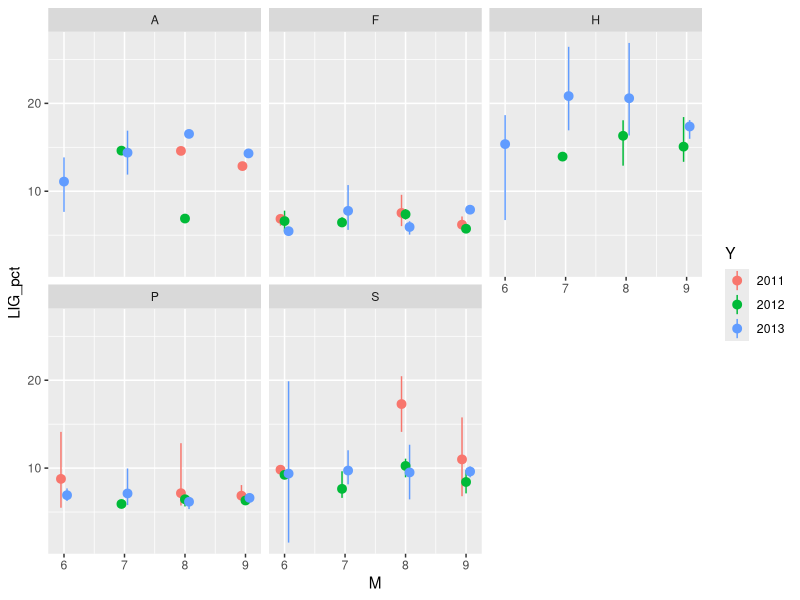
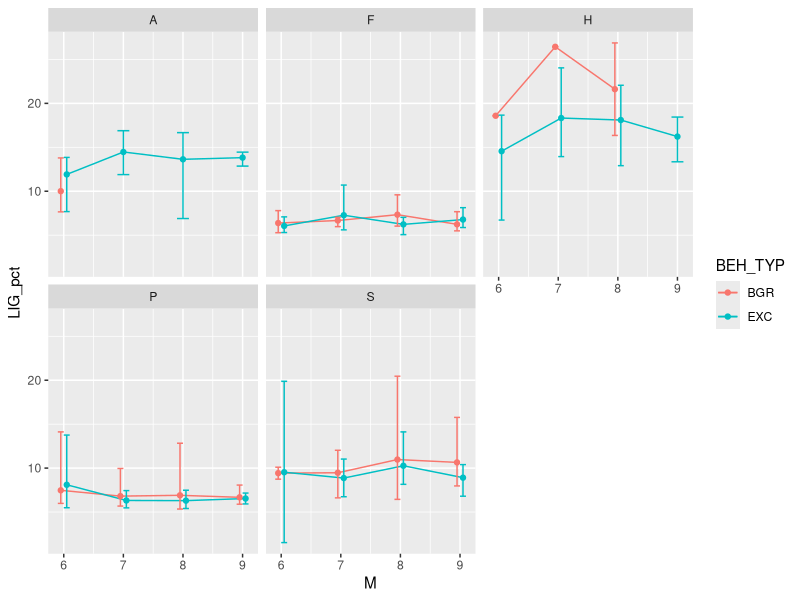
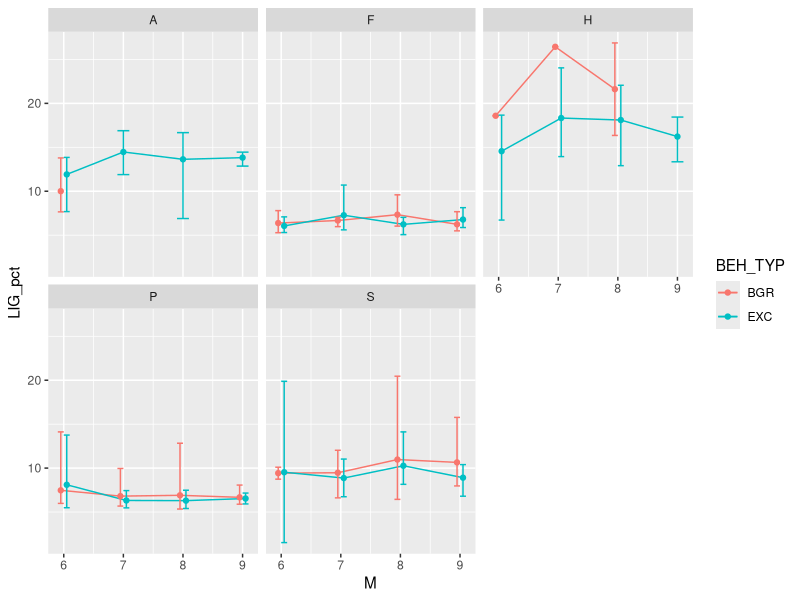
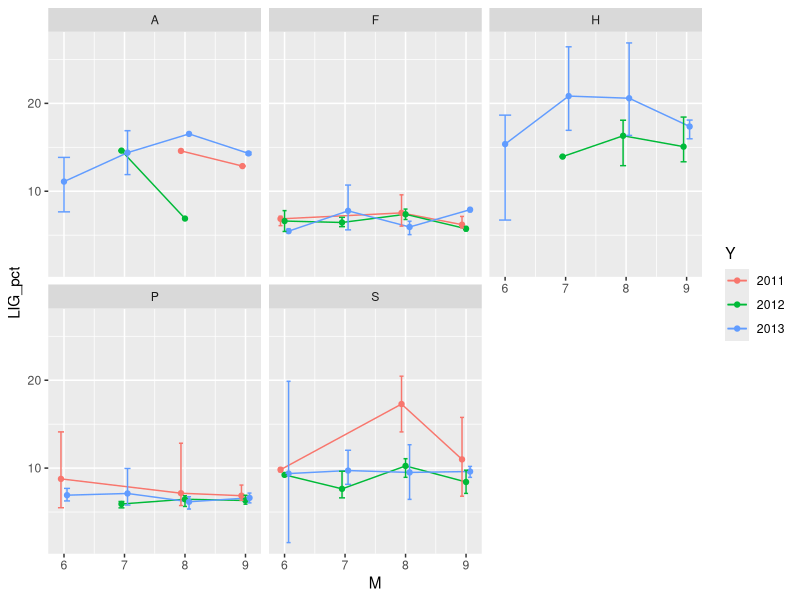
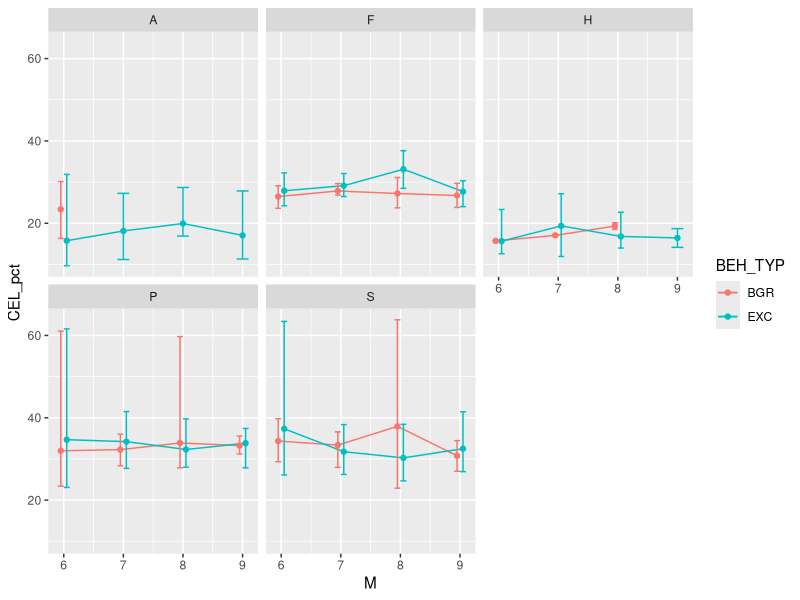
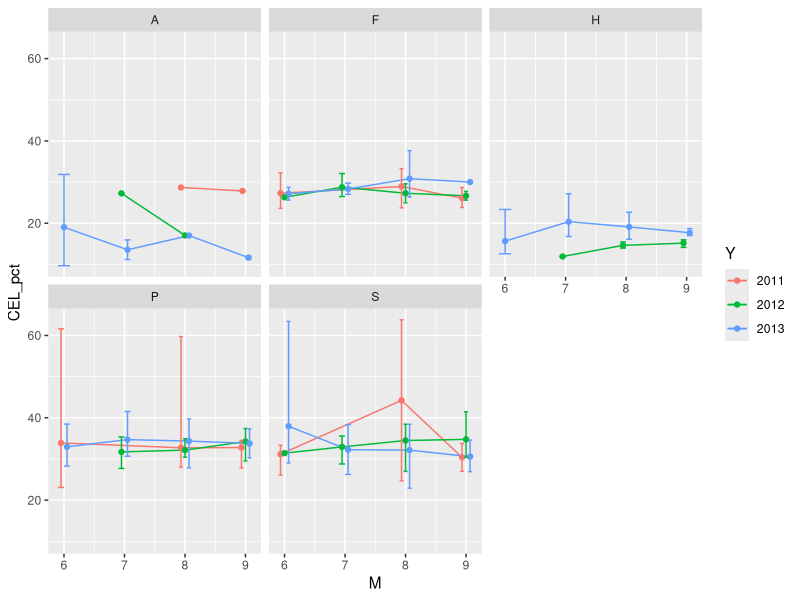
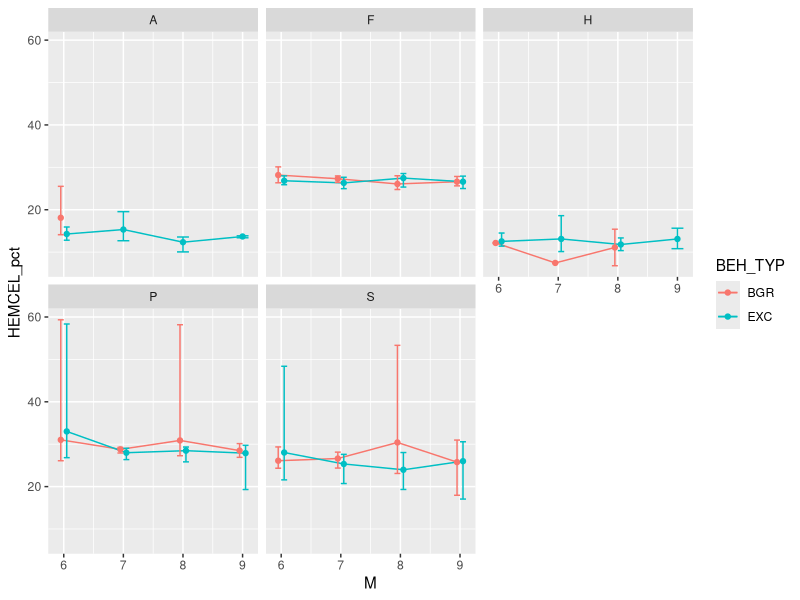
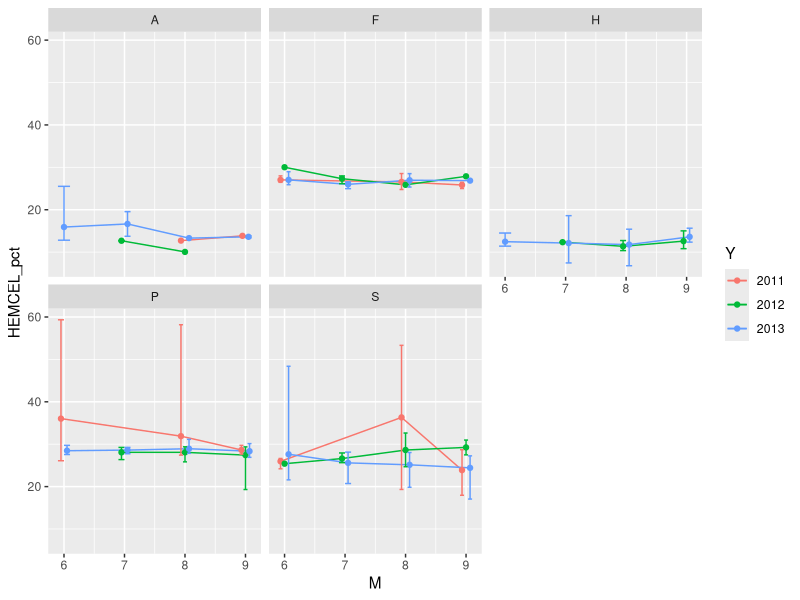

R code for these plots, in order:
library(tidyverse)

# path aangepast
VEGCOM.KH <- read.csv2("Data/Afgeleide datasets/VEGCOM.KH.csv",
                       stringsAsFactors = FALSE)

str(VEGCOM.KH)

# je kan de figuren ook rechtstreeks maken vanaf de ruwe data

  VEGCOM.KH$Y <- as.factor(VEGCOM.KH$Y)

VEGCOM.KH %>%
  ggplot(aes(x = M, y = LIG_pct, color = Y)) +
  stat_summary(fun.y = "mean", fun.ymax = "max", fun.ymin = "min", na.rm = TRUE,
               position=position_dodge(0.2)) +
  facet_wrap (~ VEG_TYP)

# of exact hetzelfde via
VEGCOM.KH %>%
  ggplot(aes(x = M, y = LIG_pct, color = BEH_TYP)) +
  stat_summary(fun.y = "mean", na.rm = TRUE,
               position=position_dodge(0.2),
               geom = "line") +
  stat_summary(fun.y = "mean", na.rm = TRUE,
               position=position_dodge(0.2),
               geom = "point") +
  stat_summary(fun.ymax = "max", fun.ymin = "min", na.rm = TRUE,
               position=position_dodge(0.2),
               geom = "errorbar", width = 0.2) +
  facet_wrap (~ VEG_TYP)



#door na.rm = TRUE toe te voegen gooi je ontbrekende waarden weg
#controle: print(GEM_M_BEH_VEG_TYP)


##GEM_LIG_pct
VEGCOM.KH %>%
  ggplot(aes(x = M, y = LIG_pct, color = BEH_TYP)) +
  stat_summary(fun.y = "mean", na.rm = TRUE,
               position=position_dodge(0.2),
               geom = "line") +
  stat_summary(fun.y = "mean", na.rm = TRUE,
               position=position_dodge(0.2),
               geom = "point") +
  stat_summary(fun.ymax = "max", fun.ymin = "min", na.rm = TRUE,
               position=position_dodge(0.2),
               geom = "errorbar", width = 0.2) +
  facet_wrap (~ VEG_TYP)
filename = paste("Gemiddeld percentage lignine per maand vs beheertype", ".tiff", sep = '')
ggsave(file = filename,
       path = "Output/Plots_per_maand/",
       width = 7.5, height = 5.5, dpi = 300)

VEGCOM.KH %>%
  ggplot(aes(x = M, y = LIG_pct, color = Y)) +
  stat_summary(fun.y = "mean", na.rm = TRUE,
               position=position_dodge(0.2),
               geom = "line") +
  stat_summary(fun.y = "mean", na.rm = TRUE,
               position=position_dodge(0.2),
               geom = "point") +
  stat_summary(fun.ymax = "max", fun.ymin = "min", na.rm = TRUE,
               position=position_dodge(0.2),
               geom = "errorbar", width = 0.2) +
  facet_wrap (~ VEG_TYP)
filename = paste("Gemiddeld percentage lignine per maand vs jaar", ".tiff", sep = '')
ggsave(file = filename,
       path = "Output/Plots_per_maand/",
       width = 7.5, height = 5.5, dpi = 300)

##GEM_CEL_pct
VEGCOM.KH %>%
  ggplot(aes(x = M, y = CEL_pct, color = BEH_TYP)) +
  stat_summary(fun.y = "mean", na.rm = TRUE,
               position=position_dodge(0.2),
               geom = "line") +
  stat_summary(fun.y = "mean", na.rm = TRUE,
               position=position_dodge(0.2),
               geom = "point") +
  stat_summary(fun.ymax = "max", fun.ymin = "min", na.rm = TRUE,
               position=position_dodge(0.2),
               geom = "errorbar", width = 0.2) +
  facet_wrap (~ VEG_TYP)
filename = paste("Gemiddeld percentage cellulose per maand vs. beheertype", ".tiff", sep = '')
ggsave(file = filename,
       path = "Output/Plots_per_maand/",
       width = 7.5, height = 5.5, dpi = 300)

VEGCOM.KH %>%
  ggplot(aes(x = M, y = CEL_pct, color = Y)) +
  stat_summary(fun.y = "mean", na.rm = TRUE,
               position=position_dodge(0.2),
               geom = "line") +
  stat_summary(fun.y = "mean", na.rm = TRUE,
               position=position_dodge(0.2),
               geom = "point") +
  stat_summary(fun.ymax = "max", fun.ymin = "min", na.rm = TRUE,
               position=position_dodge(0.2),
               geom = "errorbar", width = 0.2) +
  facet_wrap (~ VEG_TYP)
filename = paste("Gemiddeld percentage cellulose per maand vs. jaar", ".tiff", sep = '')
ggsave(file = filename,
       path = "Output/Plots_per_maand/",
       width = 7.5, height = 5.5, dpi = 300)

##GEM_HEMCEL_pct
VEGCOM.KH %>%
  ggplot(aes(x = M, y = HEMCEL_pct, color = BEH_TYP)) +
  stat_summary(fun.y = "mean", na.rm = TRUE,
               position=position_dodge(0.2),
               geom = "line") +
  stat_summary(fun.y = "mean", na.rm = TRUE,
               position=position_dodge(0.2),
               geom = "point") +
  stat_summary(fun.ymax = "max", fun.ymin = "min", na.rm = TRUE,
               position=position_dodge(0.2),
               geom = "errorbar", width = 0.2) +
  facet_wrap (~ VEG_TYP)
filename = paste("Gemiddeld percentage hemicellulose per maand vs. beheertype", ".tiff", sep = '')
ggsave(file = filename,
       path = "Output/Plots_per_maand/",
       width = 7.5, height = 5.5, dpi = 300)

VEGCOM.KH %>%
  ggplot(aes(x = M, y = HEMCEL_pct, color = Y)) +
  stat_summary(fun.y = "mean", na.rm = TRUE,
               position=position_dodge(0.2),
               geom = "line") +
  stat_summary(fun.y = "mean", na.rm = TRUE,
               position=position_dodge(0.2),
               geom = "point") +
  stat_summary(fun.ymax = "max", fun.ymin = "min", na.rm = TRUE,
               position=position_dodge(0.2),
               geom = "errorbar", width = 0.2) +
  facet_wrap (~ VEG_TYP)
filename = paste("Gemiddeld percentage hemicellulose per maand vs. jaar", ".tiff", sep = '')
ggsave(file = filename,
       path = "Output/Plots_per_maand/",
       width = 7.5, height = 5.5, dpi = 300)

##GEM_N_DS_pct
VEGCOM.KH %>%
  ggplot(aes(x = M, y = N_DS_pct, color = BEH_TYP)) +
  stat_summary(fun.y = "mean", na.rm = TRUE,
               position=position_dodge(0.2),
               geom = "line") +
  stat_summary(fun.y = "mean", na.rm = TRUE,
               position=position_dodge(0.2),
               geom = "point") +
  stat_summary(fun.ymax = "max", fun.ymin = "min", na.rm = TRUE,
               position=position_dodge(0.2),
               geom = "errorbar", width = 0.2) +
  facet_wrap (~ VEG_TYP)
filename = paste("Gemiddeld percentage stikstof per maand vs. beheertype", ".tiff", sep = '')
ggsave(file = filename,
       path = "Output/Plots_per_maand/",
       width = 7.5, height = 5.5, dpi = 300)

VEGCOM.KH %>%
  ggplot(aes(x = M, y = N_DS_pct, color = Y)) +
  stat_summary(fun.y = "mean", na.rm = TRUE,
               position=position_dodge(0.2),
               geom = "line") +
  stat_summary(fun.y = "mean", na.rm = TRUE,
               position=position_dodge(0.2),
               geom = "point") +
  stat_summary(fun.ymax = "max", fun.ymin = "min", na.rm = TRUE,
               position=position_dodge(0.2),
               geom = "errorbar", width = 0.2) +
  facet_wrap (~ VEG_TYP)
filename = paste("Gemiddeld percentage stikstof per maand vs. jaar", ".tiff", sep = '')
ggsave(file = filename,
       path = "Output/Plots_per_maand/",
       width = 7.5, height = 5.5, dpi = 300)

##GEM_RE_NIR_DS_pct
VEGCOM.KH %>%
  ggplot(aes(x = M, y = RE_NIR_DS_pct, color = BEH_TYP)) +
  stat_summary(fun.y = "mean", na.rm = TRUE,
               position=position_dodge(0.2),
               geom = "line") +
  stat_summary(fun.y = "mean", na.rm = TRUE,
               position=position_dodge(0.2),
               geom = "point") +
  stat_summary(fun.ymax = "max", fun.ymin = "min", na.rm = TRUE,
               position=position_dodge(0.2),
               geom = "errorbar", width = 0.2) +
  facet_wrap (~ VEG_TYP)
filename = paste("Gemiddeld percentage ruw eiwit (NIR methode) per maand vs. beheertype", ".tiff", sep = '')
ggsave(file = filename,
       path = "Output/Plots_per_maand/",
       width = 7.5, height = 5.5, dpi = 300)

VEGCOM.KH %>%
  ggplot(aes(x = M, y = RE_NIR_DS_pct, color = Y)) +
  stat_summary(fun.y = "mean", na.rm = TRUE,
               position=position_dodge(0.2),
               geom = "line") +
  stat_summary(fun.y = "mean", na.rm = TRUE,
               position=position_dodge(0.2),
               geom = "point") +
  stat_summary(fun.ymax = "max", fun.ymin = "min", na.rm = TRUE,
               position=position_dodge(0.2),
               geom = "errorbar", width = 0.2) +
  facet_wrap (~ VEG_TYP)
filename = paste("Gemiddeld percentage ruw eiwit (NIR methode) per maand vs. jaar", ".tiff", sep = '')
ggsave(file = filename,
       path = "Output/Plots_per_maand/",
       width = 7.5, height = 5.5, dpi = 300)

##GEM_RE_NATCHEM_DS_pct
VEGCOM.KH %>%
  ggplot(aes(x = M, y = RE_NATCHEM_DS_pct, color = BEH_TYP)) +
  stat_summary(fun.y = "mean", na.rm = TRUE,
               position=position_dodge(0.2),
               geom = "line") +
  stat_summary(fun.y = "mean", na.rm = TRUE,
               position=position_dodge(0.2),
               geom = "point") +
  stat_summary(fun.ymax = "max", fun.ymin = "min", na.rm = TRUE,
               position=position_dodge(0.2),
               geom = "errorbar", width = 0.2) +
  facet_wrap (~ VEG_TYP)
filename = paste("Gemiddeld percentage ruw eiwit (natchemische methode) per maand vs. beheertype", ".tiff", sep = '')
ggsave(file = filename,
       path = "Output/Plots_per_maand/",
       width = 7.5, height = 5.5, dpi = 300)

VEGCOM.KH %>%
  ggplot(aes(x = M, y = RE_NATCHEM_DS_pct, color = Y)) +
  stat_summary(fun.y = "mean", na.rm = TRUE,
               position=position_dodge(0.2),
               geom = "line") +
  stat_summary(fun.y = "mean", na.rm = TRUE,
               position=position_dodge(0.2),
               geom = "point") +
  stat_summary(fun.ymax = "max", fun.ymin = "min", na.rm = TRUE,
               position=position_dodge(0.2),
               geom = "errorbar", width = 0.2) +
  facet_wrap (~ VEG_TYP)
filename = paste("Gemiddeld percentage ruw eiwit (natchemische methode) per maand vs. jaar", ".tiff", sep = '')
ggsave(file = filename,
       path = "Output/Plots_per_maand/",
       width = 7.5, height = 5.5, dpi = 300)

#################################################################################
### Zwaar ondiep verbrand in 2011 of niet"
##GEM_LIG_pct
VEGCOM.KH %>%
  ggplot(aes(x = M, y = LIG_pct, color = Brand2011)) +
  stat_summary(fun.y = "mean", na.rm = TRUE,
               position=position_dodge(0.2),
               geom = "line") +
  stat_summary(fun.y = "mean", na.rm = TRUE,
               position=position_dodge(0.2),
               geom = "point") +
  stat_summary(fun.ymax = "max", fun.ymin = "min", na.rm = TRUE,
               position=position_dodge(0.2),
               geom = "errorbar", width = 0.2) +
  facet_wrap (~ VEG_TYP)
filename = paste("Gemiddeld percentage lignine per maand vs Brand2011", ".tiff", sep = '')
ggsave(file = filename,
       path = "Output/Plots_per_maand/",
       width = 7.5, height = 5.5, dpi = 300)


##GEM_CEL_pct
VEGCOM.KH %>%
  ggplot(aes(x = M, y = CEL_pct, color = Brand2011)) +
  stat_summary(fun.y = "mean", na.rm = TRUE,
               position=position_dodge(0.2),
               geom = "line") +
  stat_summary(fun.y = "mean", na.rm = TRUE,
               position=position_dodge(0.2),
               geom = "point") +
  stat_summary(fun.ymax = "max", fun.ymin = "min", na.rm = TRUE,
               position=position_dodge(0.2),
               geom = "errorbar", width = 0.2) +
  facet_wrap (~ VEG_TYP)
filename = paste("Gemiddeld percentage cellulose per maand vs. Brand2011", ".tiff", sep = '')
ggsave(file = filename,
       path = "Output/Plots_per_maand/",
       width = 7.5, height = 5.5, dpi = 300)

##GEM_HEMCEL_pct
VEGCOM.KH %>%
  ggplot(aes(x = M, y = HEMCEL_pct, color = Brand2011)) +
  stat_summary(fun.y = "mean", na.rm = TRUE,
               position=position_dodge(0.2),
               geom = "line") +
  stat_summary(fun.y = "mean", na.rm = TRUE,
               position=position_dodge(0.2),
               geom = "point") +
  stat_summary(fun.ymax = "max", fun.ymin = "min", na.rm = TRUE,
               position=position_dodge(0.2),
               geom = "errorbar", width = 0.2) +
  facet_wrap (~ VEG_TYP)
filename = paste("Gemiddeld percentage hemicellulose per maand vs. Brand2011", ".tiff", sep = '')
ggsave(file = filename,
       path = "Output/Plots_per_maand/",
       width = 7.5, height = 5.5, dpi = 300)


##GEM_N_DS_pct
VEGCOM.KH %>%
  ggplot(aes(x = M, y = N_DS_pct, color = Brand2011)) +
  stat_summary(fun.y = "mean", na.rm = TRUE,
               position=position_dodge(0.2),
               geom = "line") +
  stat_summary(fun.y = "mean", na.rm = TRUE,
               position=position_dodge(0.2),
               geom = "point") +
  stat_summary(fun.ymax = "max", fun.ymin = "min", na.rm = TRUE,
               position=position_dodge(0.2),
               geom = "errorbar", width = 0.2) +
  facet_wrap (~ VEG_TYP)
filename = paste("Gemiddeld percentage stikstof per maand vs. Brand2011", ".tiff", sep = '')
ggsave(file = filename,
       path = "Output/Plots_per_maand/",
       width = 7.5, height = 5.5, dpi = 300)

##GEM_RE_NIR_DS_pct
VEGCOM.KH %>%
  ggplot(aes(x = M, y = RE_NIR_DS_pct, color = Brand2011)) +
  stat_summary(fun.y = "mean", na.rm = TRUE,
               position=position_dodge(0.2),
               geom = "line") +
  stat_summary(fun.y = "mean", na.rm = TRUE,
               position=position_dodge(0.2),
               geom = "point") +
  stat_summary(fun.ymax = "max", fun.ymin = "min", na.rm = TRUE,
               position=position_dodge(0.2),
               geom = "errorbar", width = 0.2) +
  facet_wrap (~ VEG_TYP)
filename = paste("Gemiddeld percentage ruw eiwit (NIR methode) per maand vs. Brand2011", ".tiff", sep = '')
ggsave(file = filename,
       path = "Output/Plots_per_maand/",
       width = 7.5, height = 5.5, dpi = 300)

##GEM_RE_NATCHEM_DS_pct
VEGCOM.KH %>%
  ggplot(aes(x = M, y = RE_NATCHEM_DS_pct, color = Brand2011)) +
  stat_summary(fun.y = "mean", na.rm = TRUE,
               position=position_dodge(0.2),
               geom = "line") +
  stat_summary(fun.y = "mean", na.rm = TRUE,
               position=position_dodge(0.2),
               geom = "point") +
  stat_summary(fun.ymax = "max", fun.ymin = "min", na.rm = TRUE,
               position=position_dodge(0.2),
               geom = "errorbar", width = 0.2) +
  facet_wrap (~ VEG_TYP)
filename = paste("Gemiddeld percentage ruw eiwit (natchemische methode) per maand vs. Brand2011", ".tiff", sep = '')
ggsave(file = filename,
       path = "Output/Plots_per_maand/",
       width = 7.5, height = 5.5, dpi = 300)


# extra toevoeging om plots op te splitsen: facet_wrap(~ VEG_TYP)
##GEM_M_VEG_TYP <- VEGCOM.KH %>%
##count (BEH_TYP, M, VEG_TYP)

# er zijn vier van de 40 groepen waar je NA of -Inf hebt
#EM_M_BEH_VEG_TYP %>%
#filter(is.na(GEM_LIG_pct)) %>%
#View()

# deze groepen in detail bekijken welke ruwe data erin zitten
#probleemgevallen <- GEM_M_BEH_VEG_TYP %>%
#filter(is.na(GEM_LIG_pct)) %>%
#select(BEH_TYP, M, VEG_TYP) %>%
#ungroup()


#VEGCOM.KH %>%
#semi_join(probleemgevallen) %>%
#arrange(BEH_TYP, M, VEG_TYP)

# dit is normaal, zie ?max: For numeric x max(x) == -Inf and min(x) == +Inf
# whenever length(x) == 0 (after removing missing values if requested).

### Grafiek van de gemiddelde waarden per beheertype, pper maand
### en per vegetatietype

GEM_M_BEH_VEG_TYP <- VEGCOM.KH %>%
group_by(BEH_TYP, M, VEG_TYP) %>%
summarize(GEM_LIG_pct = mean(LIG_pct, na.rm = TRUE),
MAX_LIG_pct = max(LIG_pct, na.rm = TRUE),
MIN_LIG_pct = min(LIG_pct, na.rm = TRUE),
GEM_CEL_pct = mean(CEL_pct, na.rm = TRUE),
MAX_CEL_pct = max(CEL_pct, na.rm = TRUE),
MIN_CEL_pct = min(CEL_pct, na.rm = TRUE),
GEM_HEMCEL_pct = mean(HEMCEL_pct, na.rm = TRUE),
MAX_HEMCEL_pct = max(HEMCEL_pct, na.rm = TRUE),
MIN_HEMCEL_pct = min(HEMCEL_pct, na.rm = TRUE),
GEM_N_DS_pct = mean(N_DS_pct, na.rm = TRUE),
MAX_N_DS_pct = max(N_DS_pct, na.rm = TRUE),
MIN_N_DS_pct = min(N_DS_pct, na.rm = TRUE),
GEM_RE_NIR_DS_pct = mean(RE_NIR_DS_pct, na.rm = TRUE),
MAX_RE_NIR_DS_pct = max(RE_NIR_DS_pct, na.rm = TRUE),
MIN_RE_NIR_DS_pct = min(RE_NIR_DS_pct, na.rm = TRUE),
GEM_RE_NATCHEM_DS_pct = mean(RE_NATCHEM_DS_pct, na.rm = TRUE),
MAX_RE_NATCHEM_DS_pct = max(RE_NATCHEM_DS_pct, na.rm = TRUE),
MIN_RE_NATCHEM_DS_pct = min(RE_NATCHEM_DS_pct, na.rm = TRUE))
